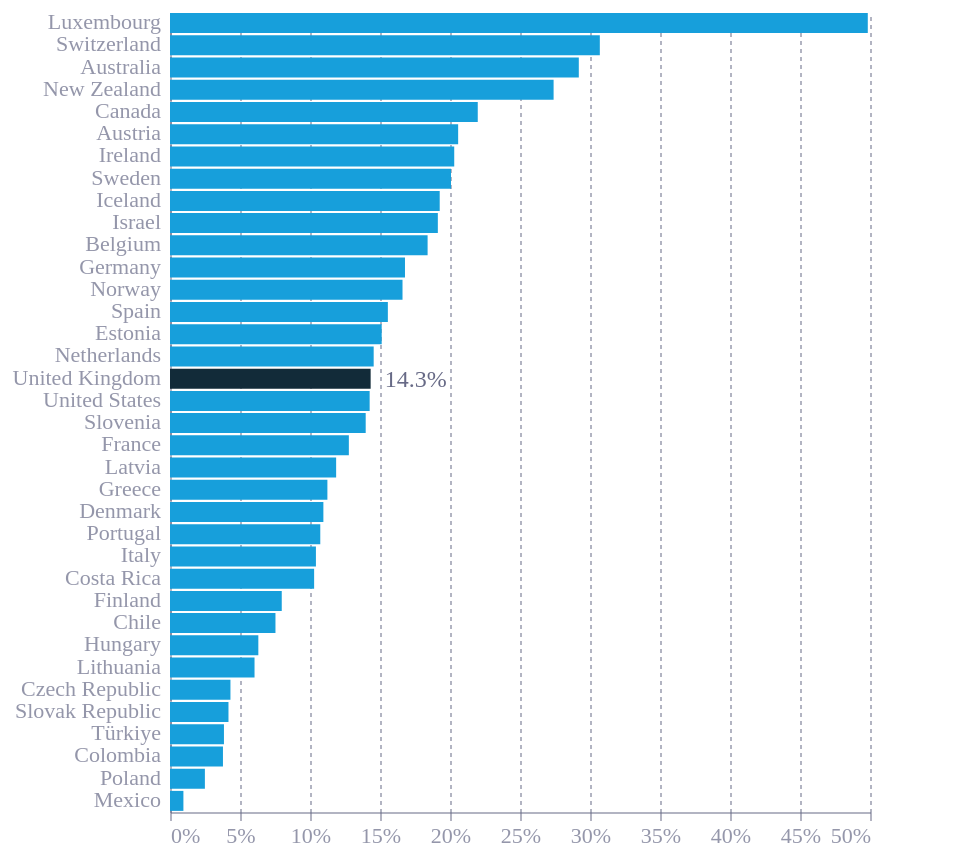

Describe this chart as a Vega-Lite specification.
### Vega-Lite specification from a JSON file in a GitHub repository (floating-point values rounded to 4 significant figures)
{"config": {"font": "Circular Std", "text": {"color": "#676A86", "align": "left", "baseline": "middle", "dx": 7, "dy": 0, "fontSize": 11}, "view": {"stroke": null, "continuousWidth": 400, "continuousHeight": 300, "discreteWidth": 400, "discreteHeight": 300}, "bar": {"color": "#179fdb"}, "line": {"color": "#e6224b"}, "rule": {"color": "#676A86"}, "area": {"opacity": 0.3}, "point": {"filled": true, "size": 80, "color": "#e6224b", "opacity": 0.95}, "geoshape": {"stroke": "white", "strokeWidth": 0.3}, "rect": {"fill": "#d6d4d4", "opacity": 0.3}, "axis": {"labelColor": "#676A86", "labelFontSize": 11, "labelFont": "Circular Std", "labelOpacity": 0.7, "tickColor": "#676A86", "tickOpacity": 0.5, "domainColor": "#676A86", "domainOpacity": 0.5, "gridColor": "#676A86", "gridDash": [2, 2], "gridOpacity": 0.5, "title": null, "titleColor": "#676A86", "titleOpacity": 0.8, "tickSize": 4}, "axisXDiscrete": {"grid": false, "labelAngle": 0, "tickCount": 10, "tickOpacity": 0.5, "title": null}, "axisYDiscrete": {"ticks": false, "labelPadding": 5}, "axisXTemporal": {"grid": false, "ticks": true}, "axisXQuantitative": {"grid": true}, "axisYQuantitative": {"gridColor": "#676A86", "gridDash": [1, 5], "gridOpacity": 0.5, "ticks": false, "labelPadding": 5, "tickCount": 8, "titleAngle": 0, "titleAlign": "left", "titleBaseline": "bottom", "titleX": 0, "titleY": -5}, "title": {"color": "#676A86", "subtitleColor": "#122b39E6", "font": "Circular Std", "subtitleFont": "Circular Std", "anchor": "start", "dx": 24, "fontSize": 14, "subtitleFontSize": 12, "subtitlePadding": 4, "offset": 0}, "legend": {"titleColor": "#122b39", "title": null, "labelColor": "#122b39", "labelFontSize": 11}}, "layer": [{"mark": {"type": "bar"}, "encoding": {"color": {"condition": {"test": "(datum.Country === 'United Kingdom')", "value": "#122b39"}, "value": "#179fdb"}, "x": {"axis": {"format": "%"}, "field": "Value", "type": "quantitative"}, "y": {"field": "Country", "sort": "-x", "type": "nominal"}}}, {"mark": {"type": "text", "fontSize": 12}, "encoding": {"opacity": {"condition": {"test": "(datum.Country === 'United Kingdom')", "value": 1}, "value": 0}, "text": {"field": "Value", "format": ".1%", "type": "quantitative"}, "x": {"axis": {"format": "%"}, "field": "Value", "type": "quantitative"}, "y": {"field": "Country", "sort": "-x", "type": "nominal"}}}], "data": {"name": "data-ca931741448ca707f968d3a29cb073a8"}, "height": 400, "$schema": "https://vega.github.io/schema/vega-lite/v5.17.0.json", "datasets": {"data-ca931741448ca707f968d3a29cb073a8": [{"Country": "Australia", "Year": 2021, "Value": 0.292}, {"Country": "Austria", "Year": 2022, "Value": 0.2058}, {"Country": "Belgium", "Year": 2022, "Value": 0.184}, {"Country": "Canada", "Year": 2021, "Value": 0.2198}, {"Country": "Chile", "Year": 2022, "Value": 0.07533}, {"Country": "Colombia", "Year": 2020, "Value": 0.03782}, {"Country": "Costa Rica", "Year": 2020, "Value": 0.103}, {"Country": "Czech Republic", "Year": 2022, "Value": 0.04318}, {"Country": "Denmark", "Year": 2022, "Value": 0.1096}, {"Country": "Estonia", "Year": 2022, "Value": 0.1512}, {"Country": "Finland", "Year": 2022, "Value": 0.07982}, {"Country": "France", "Year": 2022, "Value": 0.1277}, {"Country": "Germany", "Year": 2022, "Value": 0.1678}, {"Country": "Greece", "Year": 2022, "Value": 0.1124}, {"Country": "Hungary", "Year": 2022, "Value": 0.0631}, {"Country": "Iceland", "Year": 2022, "Value": 0.1927}, {"Country": "Ireland", "Year": 2022, "Value": 0.203}, {"Country": "Israel", "Year": 2022, "Value": 0.1913}, {"Country": "Italy", "Year": 2022, "Value": 0.1042}, {"Country": "Latvia", "Year": 2022, "Value": 0.1187}, {"Country": "Lithuania", "Year": 2022, "Value": 0.06038}, {"Country": "Luxembourg", "Year": 2022, "Value": 0.4984}, {"Country": "Mexico", "Year": 2020, "Value": 0.009575}, {"Country": "Netherlands", "Year": 2022, "Value": 0.1455}, {"Country": "New Zealand", "Year": 2018, "Value": 0.274}, {"Country": "Norway", "Year": 2022, "Value": 0.1661}, {"Country": "Poland", "Year": 2022, "Value": 0.02492}, {"Country": "Portugal", "Year": 2022, "Value": 0.1073}, {"Country": "Slovak Republic", "Year": 2022, "Value": 0.04177}, {"Country": "Slovenia", "Year": 2022, "Value": 0.1398}, {"Country": "Spain", "Year": 2022, "Value": 0.1556}, {"Country": "Sweden", "Year": 2022, "Value": 0.2007}, {"Country": "Switzerland", "Year": 2022, "Value": 0.307}, {"Country": "Türkiye", "Year": 2022, "Value": 0.03854}, {"Country": "United Kingdom", "Year": 2021, "Value": 0.1433}, {"Country": "United States", "Year": 2022, "Value": 0.1426}]}, "width": 350}
